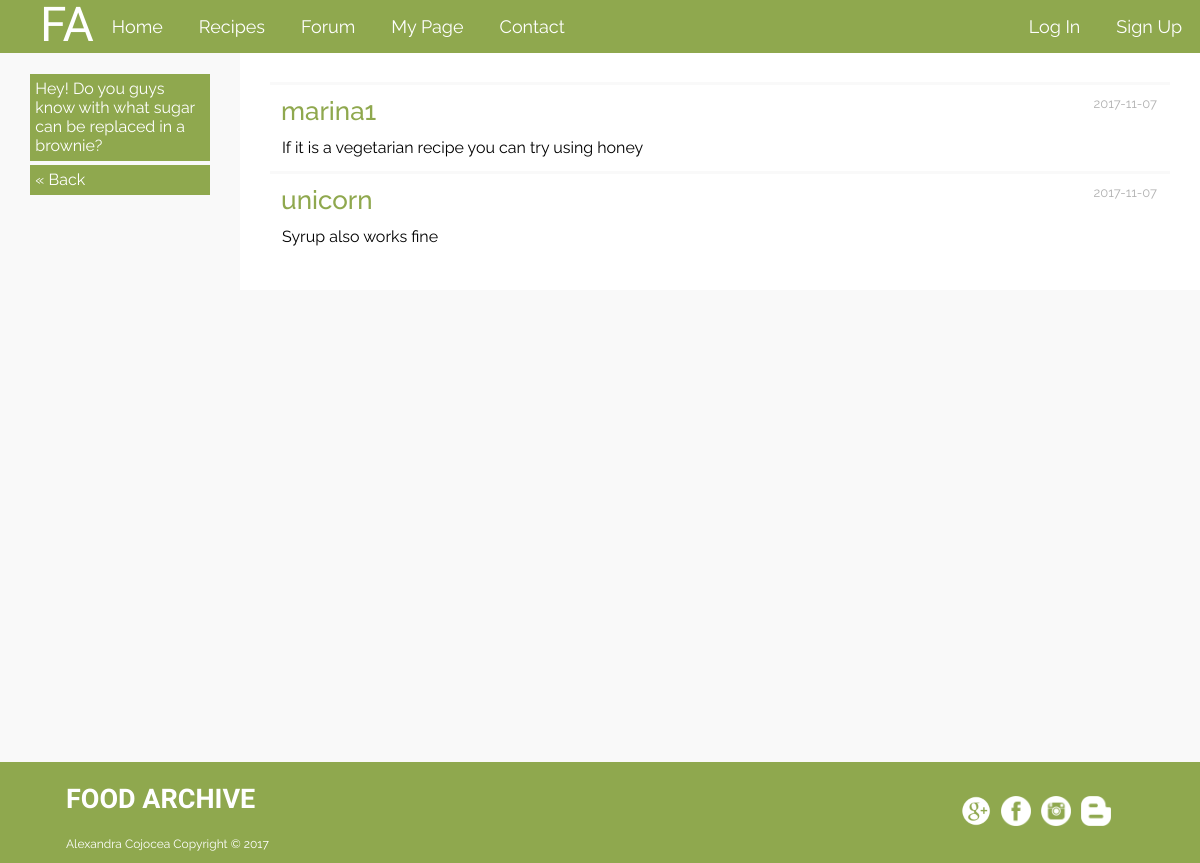
Screenshot of /comment.php?id=20 with the database file from the repository.
### tables this page shows
CREATE TABLE `forum` (
  `forum_id` int(11) NOT NULL,
  `forum_name` varchar(100) NOT NULL,
  `username` varchar(40) NOT NULL
);

CREATE TABLE `com` (
  `id` int(11) NOT NULL,
  `forum` int(11) NOT NULL,
  `content` varchar(255) NOT NULL,
  `date` varchar(50) NOT NULL,
  `username` varchar(40) NOT NULL
);

### comment.php (the view)
<?php
    include("config.php");
    include("header.php");
?>
<div class="forum-maindiv">
    <main>
        <?php
            $id = $_GET['id'];
            $stmt = $db->prepare("SELECT forum_id, forum_name FROM forum WHERE forum_id= '$id'");
            $stmt->execute();
            $stmt->bind_result($forum_id, $forum_name);
            echo '<aside class="forum_aside">';
                echo '<ul>';
                while ($stmt->fetch()) {
                    echo '<li class="forumli"><a href="comment.php?id=' . urlencode($forum_id) . '">'.$forum_name.'</a></li>';
                    echo '<li class="forumli"><a href="forum.php">&laquo; Back</a></li>';
                }
                echo '</ul>';
            echo '</aside>';
            $sql="SELECT content,username,date FROM com WHERE forum = '$id'";
            $stmt = $db->prepare($sql);
            $stmt->bind_result($content, $username, $date);
            $stmt->execute();
            echo '<div class="forumdiv" >';
                while ($stmt->fetch()) {
                    echo '<div class="forum_innerdiv">';
                        echo '<h5 class="forum_h5">'.$username.'</h5>';
                        echo '<p class="forum_content_text">'.$content.'</p>';
                        echo '<span class="forum_date">'.$date.'</span>';
                    echo '</div>';
                }
            echo '</div>';
        ?>
    </main>
</div>
<?php
    include ('footer.php');
?>

### style.css (style rules this page uses)
body, html { margin: 0; background-color: #f9f9f9; }
main { margin: 0; background-color: #f9f9f9; min-height: 89%; box-sizing: border-box; overflow: hidden; }
.forum-maindiv { padding: 0; margin: 0; }
.forum_aside { width: 20%; float: left; padding: 22px; box-sizing: border-box; }
.forum_aside ul { padding: 0 3%; margin: 0; }
.forumli { list-style: none; font-family: raleway; border: 2px solid #f9f9f9; color: white; background-color: #8fa84e; position: relative; }
.forumli a { text-decoration: none; color: white; padding: 3%; display: block; }
.forumdiv { float: right; width: 80%; box-sizing: border-box; padding: 30px; background-color: #ffffff; }
.forum_innerdiv { padding: 0; background-color: white; border-top: solid 3px #f9f9f9; margin: 2px 0; position: relative; }
.forum_h5 { font-size: 26px; font-family: raleway; font-weight: 500; color: #8fa84e; margin: 0; padding: 11px 0 0 11px; }
.forum_date { font-size: 13px; font-family: raleway; margin: 0 13px; position: absolute; top: 11px; right: 0; color: #b1b1b1; }
.forum_content_text { padding: 12px; font-size: 16px; font-family: raleway; margin: 0; }

### rows the page displays
forum: forum_name "Hey! Do you guys know with what sugar can be replaced in a brownie?"
com: username "marina1", content "If it is a vegetarian recipe you can try using honey", date "2017-11-07"
com: username "unicorn", content "Syrup also works fine", date "2017-11-07"
